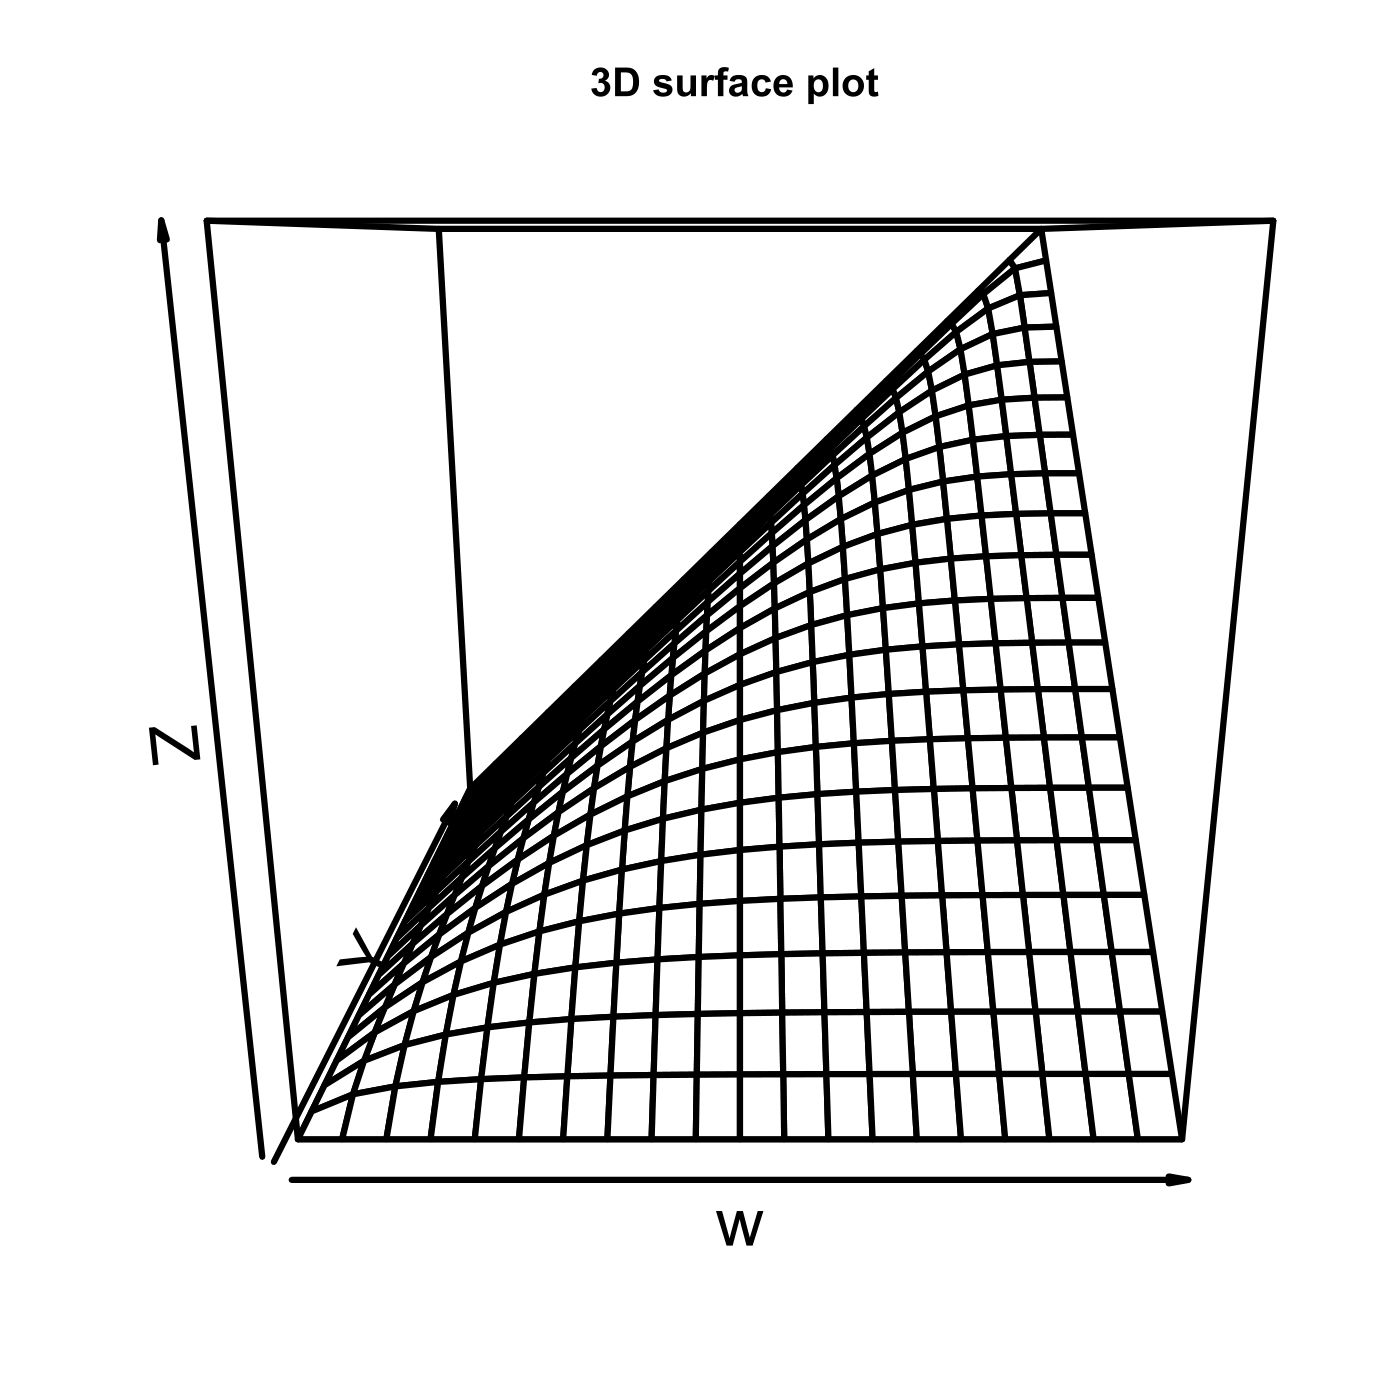

The script that drew this image:

# clear variables and close windows
rm(list = ls(all = TRUE))
graphics.off()

# install and load packages
libraries = c("grid", "lattice")
lapply(libraries, function(x) if (!(x %in% installed.packages())) {
    install.packages(x)
})
lapply(libraries, library, quietly = TRUE, character.only = TRUE)

# reproduction of matrix of coordinates Creating a function for reproduction of
# coordinates
f = function(u, v, theta) {
    exp(-((-log(u))^theta + (-log(v))^theta)^(1/theta))
}

N     = 21
v     = (u <- seq(0, 1, by = 0.05))
uu    = rep(u, N)
vv    = rep(v, each = N)
theta = 3
w     = matrix(f(uu, vv, theta), nr = N)

persp(w, lwd = 3, cex.axis = 2, cex.lab = 2, scale = T) 
title(paste("3D surface plot "))
